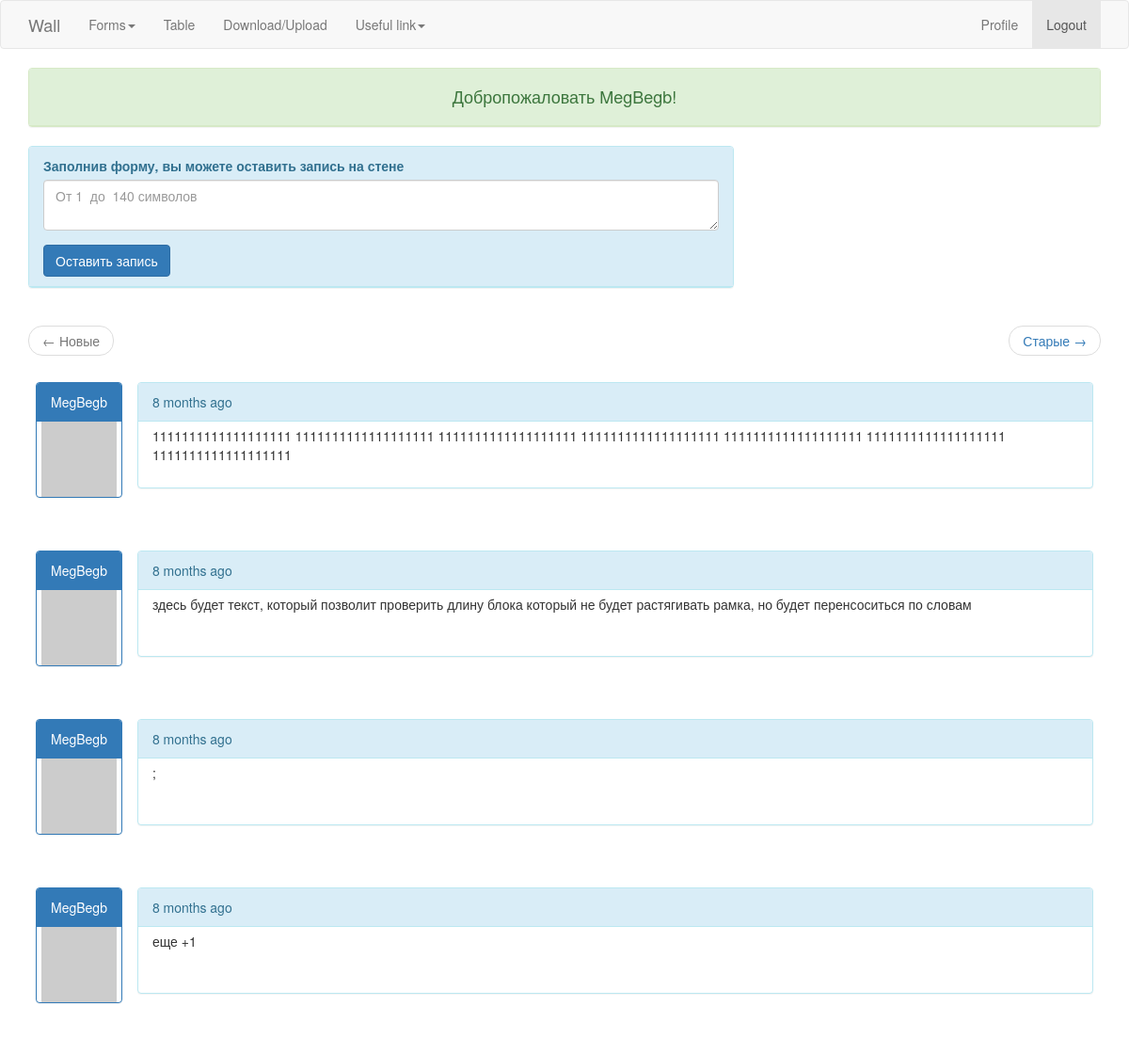
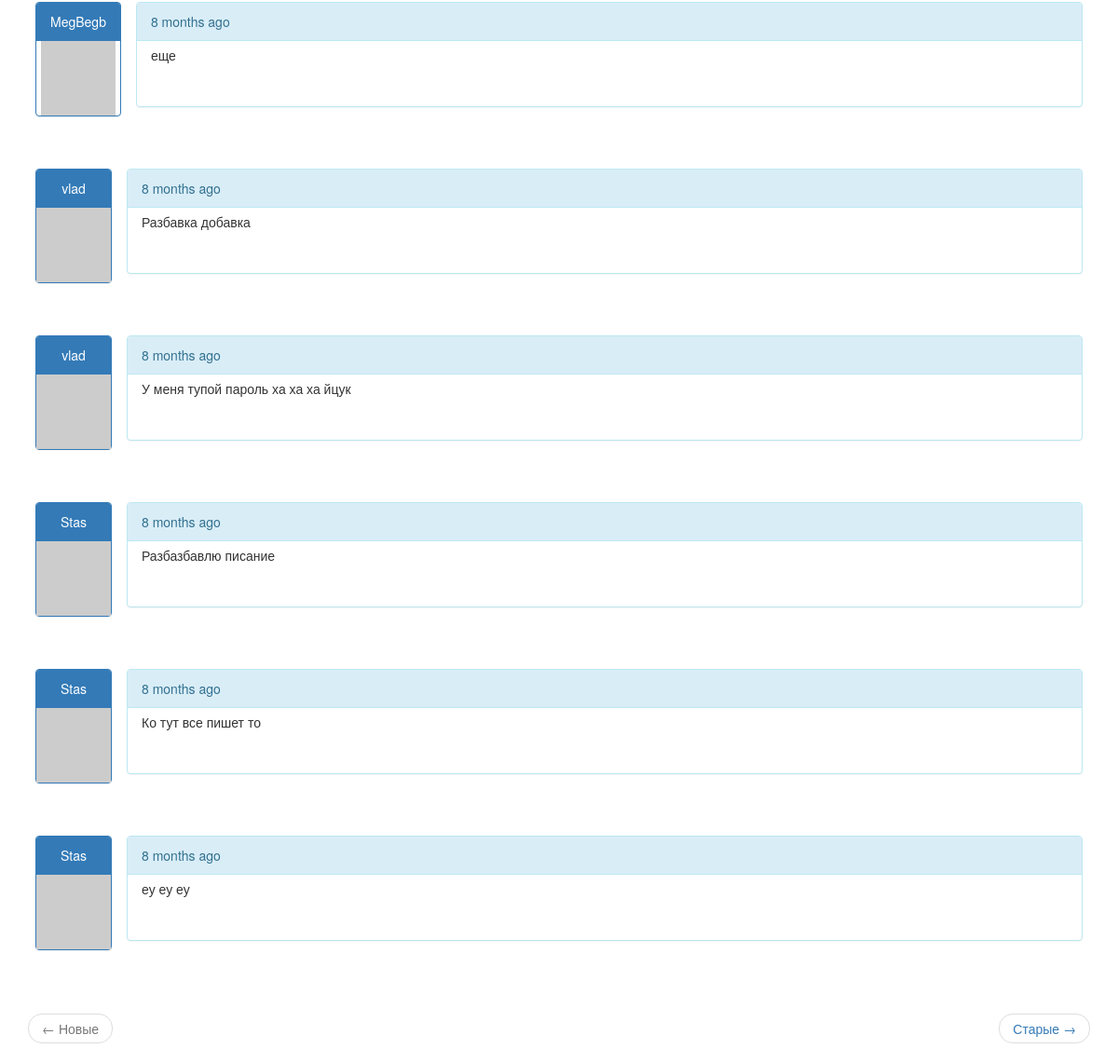
The app's page /index (signed in) with its own data (2 pictures, top to bottom).
### app/models.py (models this page shows, shortened)
class User(UserMixin, db.Model):
	print(colored('Описаниетаблицы User','green', attrs=['bold']))
	id = db.Column(db.Integer, primary_key=True)
	username = db.Column(db.String(64), index=True, unique=True)
	email = db.Column(db.String(120), index=True, unique=True)
	password_hash = db.Column(db.String(128))
	posts = db.relationship('Post', backref='author', lazy='dynamic')
	about_me = db.Column(db.String(140))
	last_seen = db.Column(db.DateTime, default=datetime.utcnow)
	def __repr__(self):
		return '<User {}>'.format(self.username)
	def avatar(self, size):
		print(colored('Запуск функции генерации запроса для сайта Gavatar','green', attrs=['bold']),
			'Юзер:',self,'Его мыло:',self.email)
		digest = md5(self.email.lower().encode('utf-8')).hexdigest()
		return 'https://www.gravatar.com/avatar/{}?d=identicon&s={}'.format(digest, size)

class Post(db.Model):
	print(colored('Описание таблицы Post','green', attrs=['bold']))
	id = db.Column(db.Integer, primary_key=True)
	body = db.Column(db.String(140))
	timestamp = db.Column(db.DateTime, index=True, default=datetime.utcnow)
	user_id = db.Column(db.Integer, db.ForeignKey('user.id'))

### app/routes.py (the view)
@app.route('/', methods=['GET', 'POST'])
@app.route('/index', methods=['GET', 'POST'])
@login_required
def index():
    print(colored('Загружается страница Index','yellow', attrs=['bold']))
    form = PostForm()
    if form.validate_on_submit():
        post = Post(body=form.post.data, author=current_user)
        db.session.add(post)
        db.session.commit()
        flash('Райз май сан (или о чудо пост опубликовался)')
        return redirect(url_for('index'))
    page = request.args.get('page', 1, type=int) # считывает с  адресной строки значение page=
    posts = Post.query.order_by(Post.timestamp.desc()).paginate(page, app.config['POST_PER_PAGE'], False)
    if posts.has_next: #Тру если  в нашей поагинации есть следующая страница
        next_url = url_for('index', page=posts.next_num) #добавить в урл значение page= номер следующей строаници
    else: next_url=None
    if posts.has_prev:
        prev_url = url_for('index', page=posts.prev_num)
    else: prev_url=None
    return render_template("index.html", title='Index page', form=form,  posts=posts.items,next_url=next_url, prev_url=prev_url)

### app/forms.py
class PostForm(FlaskForm):
    post = TextAreaField('Заполнив форму, вы можете оставить запись на стене', validators=[DataRequired(), Length(min=1, max=140)])
    submit = SubmitField('Оставить запись ')

### app/models.py (called while the page is built)
@login.user_loader
def load_user(id):
	print(colored('Запустилась функция load_user','green', attrs=['bold']))
	return User.query.get(int(id))

### app/routes.py (called while the page is built)
@app.before_request
def before_request():
    print(colored('Запускается функция before_request','yellow', attrs=['bold']))
    if current_user.is_authenticated:
        current_user.last_seen = datetime.utcnow()
        db.session.commit()

### app/templates/index.html (shortened to what this page needs)
{% extends "base.html" %}
{% import 'bootstrap/wtf.html' as wtf %}
{% block app_content %}
            <div class="panel panel-success">
                <div class="panel-heading">
                    <h4 align="center">Добропожаловать {{ current_user.username }}!</h4>
                 </div>
            </div>
    <form class="form form-group" method="post" role="form">
        <div class="row">
            <div class="col-md-8">
                <div class="panel panel-info">
                    <div class="panel-heading" >
                        {{ wtf.form_field(form.post,placeholder="От 1  до  140 символов")}}
                        <button type="submit" class="btn btn-primary">Оставить запись</button>
                    </div>
                </div>
            </div>
        </div>
    </form>
<nav aria-label="...">
    <ul class="pager">
        <li class="previous{% if not prev_url %} disabled{% endif %}">
            <a href="{{ prev_url or '#' }}"> <span aria-hidden="true">&larr;</span> Новые</a>
        </li>
        <li class="next{% if not next_url %} disabled{% endif %}">
            <a href="{{ next_url or '#' }}"> Старые <span aria-hidden="true">&rarr;</span> </a>
        </li>
    </ul>
</nav>
    {% for post in posts %}
    	{% include '_post.html' %}
	{% endfor %}
<nav aria-label="...">
    <ul class="pager">
        <li class="previous{% if not prev_url %} disabled{% endif %}">
            <a href="{{ prev_url or '#' }}"> <span aria-hidden="true">&larr;</span> Новые</a>
        </li>
        <li class="next{% if not next_url %} disabled{% endif %}">
            <a href="{{ next_url or '#' }}"> Старые <span aria-hidden="true">&rarr;</span> </a>
        </li>
    </ul>
</nav>
{% endblock %}

### app/templates/base.html (shortened to what this page needs)
{% extends 'bootstrap/base.html' %}
    {% block head %}
        {{super()}}
    {% endblock %}
    {% block navbar %}
    <nav class="navbar navbar-default">
        <div class="container">
            <div class="navbar-header">
                <a class="navbar-brand" href="{{ url_for('index') }}">Wall</a>
            </div>
            <div class="collapse navbar-collapse" id="bs-example-navbar-collapse-1">
                <ul class="nav navbar-nav">
                    <li class="dropdown">
                        <a href="#" class="dropdown-toggle" data-toggle="dropdown">Forms<b class="caret"></b></a>
                    </li>
                            <li><a href="{{ url_for('table') }}">Table</a></li>
                            <li><a href="{{ url_for('upload') }}">Download/Upload</a></li>
                    <li class="dropdown">
                        <a href="#" class="dropdown-toggle" data-toggle="dropdown">Useful link<b class="caret"></b></a>
                    </li>
                </ul>
                <ul class="nav navbar-nav navbar-right">
                    {% if current_user.is_anonymous %}
                    <li><a href="{{ url_for('login') }}">Login</a></li>
                    <li><a href="{{ url_for('register') }}">Registration</a></li>
                    {% else %}
                        <li><a href="{{ url_for('user', username=current_user.username) }}">Profile</a></li>
                        <li  class="active" ><a href="{{ url_for('logout') }}" >Logout</a></li>
                    {% endif %}
                </ul>
            </div>
        </div>
    </nav>
{% endblock %}
{% block content %}
    <div class="container">
        {% block app_content %}{% endblock %}
{% endblock %}

### app/templates/_post.html
<div class="table-responsive">
<table class="table table-hover"  >
    <tr  >
        <td width="70px" style="border:0px; margin:0 auto; " >
            <div align="center"  class="panel panel-primary">
                <div class="panel-heading">
                    <a href="{{ url_for('user', username=post.author.username) }}" style='color:white;'> {{ post.author.username }}</a>
                </div>
                <div align="center" class="panel-primary">
                    <a href="{{ url_for('user', username=post.author.username) }}"> <img src="{{ post.author.avatar(70) }}"></a>
                </div>
            </div>
        </td>
        <td style="border:0px; ">
            <div class="panel panel-info ">
                <div class="panel-heading">
                    {{ moment(post.timestamp).fromNow() }}
            </div>
                <div class="panel-body " style="height: 70px; padding-top: 5px;">
                  {{ post.body }}
                </div>
            </div>
        </td>
    </tr>
</table>
</div>

### records on screen
User: username "MegBegb"
Post: author.username "MegBegb", timestamp "8 months ago", body "1111111111111111111 1111111111111111111 1111111111111111111 1111111111111111111 1111111111111111111 1111111111111111111 1111111111111111111"
Post: author.username "MegBegb", timestamp "8 months ago", body "здесь будет текст, который позволит проверить длину блока который не будет растягивать рамка, но будет перенсоситься по словам"
Post: author.username "MegBegb", timestamp "8 months ago", body ";"
Post: author.username "MegBegb", timestamp "8 months ago", body "еще +1"
Post: author.username "MegBegb", timestamp "8 months ago", body "еще"
Post: author.username "vlad", timestamp "8 months ago", body "Разбавка добавка"
Post: author.username "vlad", timestamp "8 months ago", body "У меня тупой пароль ха ха ха йцук"
Post: author.username "Stas", timestamp "8 months ago", body "Разбазбавлю писание"
Post: author.username "Stas", timestamp "8 months ago", body "Ко тут все пишет то"
Post: author.username "Stas", timestamp "8 months ago", body "еу еу еу"
